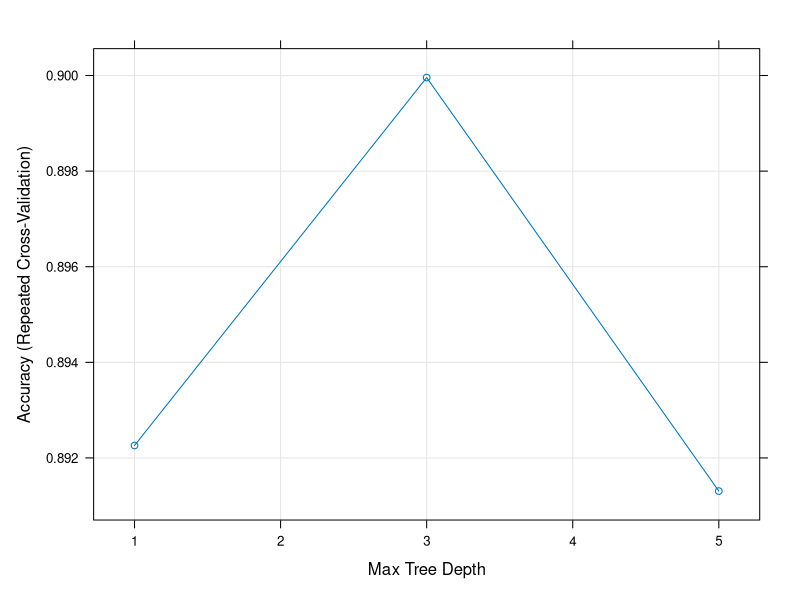
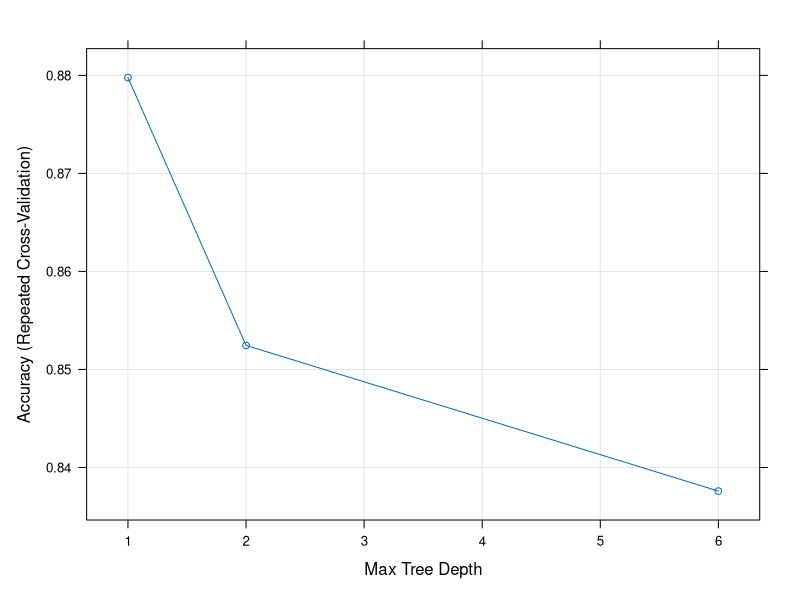
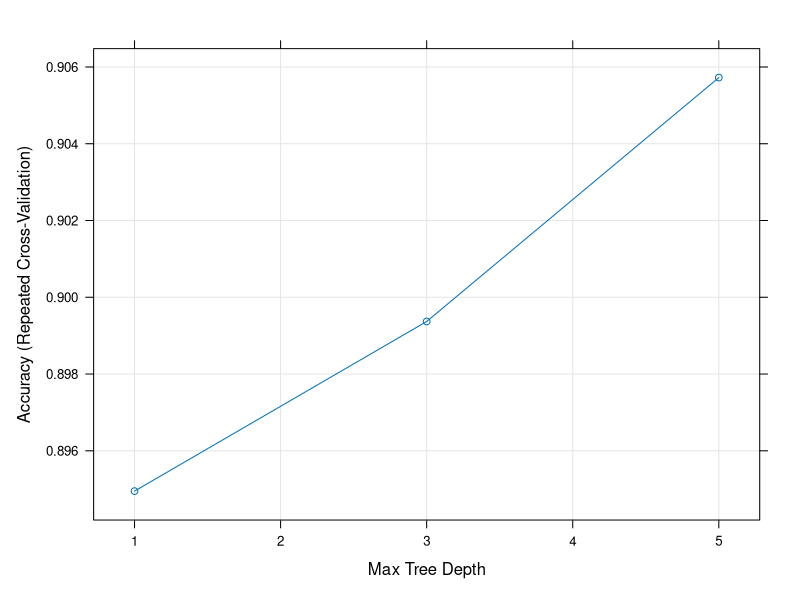
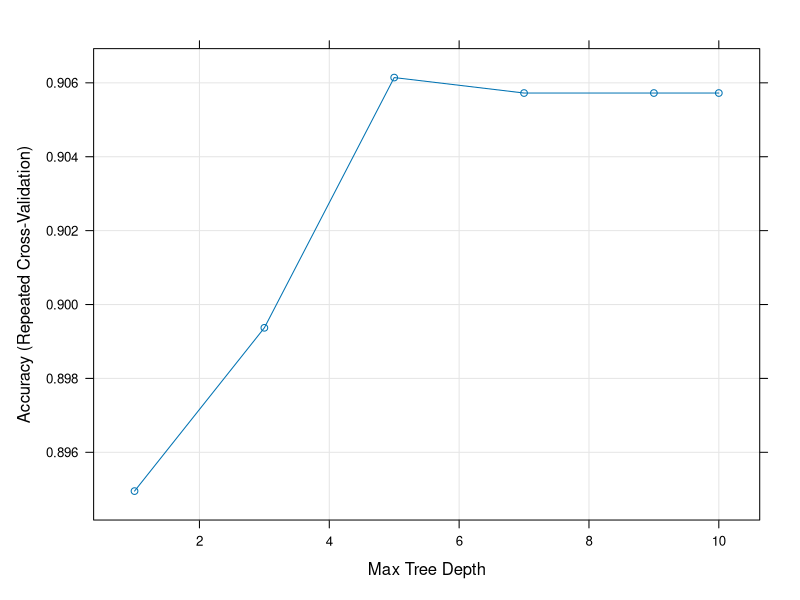

R code for these plots, in order: (Note: this script raises an error after producing the figures.)
## ---- chunk 1
library(dplyr)
library(ggplot2)
library(caret)
## ---- chunk 2
df <- read.csv("../data/student-por_v3.csv", stringsAsFactors = TRUE)
head(df)
## ---- chunk 3
str(df)
## ---- chunk 4
summary(df)
## ---- chunk 5
df$famsize <- factor(df$famsize, ordered = TRUE, levels = c("LE3", "GT3"))
df$Medu <- factor(df$Medu, ordered = TRUE, levels = 0:4)
df$Fedu <- factor(df$Fedu, ordered = TRUE, levels = 0:4)
df$traveltime <- factor(df$traveltime, ordered = TRUE, levels = 1:4)
df$studytime <- factor(df$studytime, ordered = TRUE, levels = 1:4)
df$failures <- factor(df$failures, ordered = TRUE, levels = 0:4)
df$famrel <- factor(df$famrel, ordered = TRUE, levels = 1:5)
df$freetime <- factor(df$freetime, ordered = TRUE, levels = 1:5)
df$goout <- factor(df$goout, ordered = TRUE, levels = 1:5)
df$Dalc <- factor(df$Dalc, ordered = TRUE, levels = 1:5)
df$Walc <- factor(df$Walc, ordered = TRUE, levels = 1:5)
df$health <- factor(df$health, ordered = TRUE, levels = 1:5)
## ---- chunk 6
df$G3 <- NULL
## ---- chunk 7
str(df)
## ---- chunk 8
summary(df)
## ---- chunk 9
set.seed(42)

train_index <- createDataPartition(
  df$result,
  p = 0.8,
  list = FALSE,
  times = 1
)

train_set <- df[train_index, ]
test_set <- df[-train_index, ]
## ---- chunk 10
nrow(train_set)
## ---- chunk 11
nrow(test_set)
## ---- chunk 12
table(train_set$result)
## ---- chunk 13
set.seed(42)

down_train_set <- downSample(
  x = train_set[, -ncol(train_set)],
  y = train_set$result,
  yname = "result"
)

table(down_train_set$result)
## ---- chunk 14
set.seed(42)

up_train_set <- upSample(
  x = train_set[, -ncol(train_set)],
  y = train_set$result,
  yname = "result"
)

table(up_train_set$result)
## ---- chunk 15
fit_control <- trainControl(
  method = "repeatedcv",
  number = 10,
  repeats = 10
)
## ---- chunk 16
train_model <- function(method = "",
                        data = train_set,
                        tuneGrid = NULL,
                        tuneLength = 3) {
  set.seed(42)

  fit <- train(
    result ~ .,
    data = data,
    method = method,
    trControl = fit_control,
    preProcess = c("center", "scale"),
    tuneGrid = tuneGrid,
    tuneLength = tuneLength
  )

  print(fit)
  
  return(fit)
}
## ---- chunk 17
evaluate_model <- function(model = NULL, alias = "") {
  pred <- predict(model, test_set)

  cm <- confusionMatrix(pred, test_set$result, mode = "prec_recall")
  print(cm)

  precision_score <- precision(pred, test_set$result)
  recall_score <- recall(pred, test_set$result)
  f1_score <- F_meas(pred, test_set$result)

  return(data.frame(
    Model = alias,
    Accuracy = round(cm$overall[["Accuracy"]], 3),
    Precision = round(precision_score, 3),
    Recall = round(recall_score, 3),
    F1 = round(f1_score, 3)
  ))
}
## ---- chunk 18
dt_clf <- train_model("rpart2")
## ---- chunk 19
plot(dt_clf)
## ---- chunk 20
dt_metrics <- evaluate_model(dt_clf, "DT")
## ---- chunk 21
down_dt_clf <- train_model("rpart2", down_train_set)
## ---- chunk 22
plot(down_dt_clf)
## ---- chunk 23
down_dt_metrics <- evaluate_model(down_dt_clf, "DT")
## ---- chunk 24
up_dt_clf <- train_model("rpart2", up_train_set)
## ---- chunk 25
plot(up_dt_clf)
## ---- chunk 26
up_dt_clf <- train_model("rpart2", up_train_set, tuneLength = 10)
## ---- chunk 27
plot(up_dt_clf)
## ---- chunk 28
up_dt_metrics <- evaluate_model(up_dt_clf, "DT")
## ---- chunk 29
rf_clf <- train_model("ranger")
## ---- chunk 30
plot(rf_clf)
## ---- chunk 31
rf_clf <- train_model("ranger", tuneLength = 7)
## ---- chunk 32
plot(rf_clf)
## ---- chunk 33
rf_metrics <- evaluate_model(rf_clf, "RF")
## ---- chunk 34
down_rf_clf <- train_model("ranger", down_train_set)
## ---- chunk 35
plot(down_rf_clf)
## ---- chunk 36
down_rf_clf <- train_model("ranger", down_train_set, tuneLength = 7)
## ---- chunk 37
plot(down_rf_clf)
## ---- chunk 38
down_rf_metrics <- evaluate_model(down_rf_clf, "RF")
## ---- chunk 39
up_rf_clf <- train_model("ranger", up_train_set)
## ---- chunk 40
plot(up_rf_clf)
## ---- chunk 41
up_rf_clf <- train_model("ranger", up_train_set, tuneLength = 7)
## ---- chunk 42
plot(up_rf_clf)
## ---- chunk 43
up_rf_metrics <- evaluate_model(up_rf_clf, "RF")
## ---- chunk 44
svm_lin_clf <- train_model("svmLinear2")
## ---- chunk 45
plot(svm_lin_clf)
## ---- chunk 46
svm_lin_tuneGrid <- expand.grid(cost = seq(0.05, 0.5, 0.05))

svm_lin_clf <- train_model("svmLinear2", tuneGrid = svm_lin_tuneGrid)
## ---- chunk 47
plot(svm_lin_clf)
## ---- chunk 48
svm_lin_metrics <- evaluate_model(svm_lin_clf, "SVM - Linear")
## ---- chunk 49
down_svm_lin_clf <- train_model("svmLinear2", down_train_set)
## ---- chunk 50
plot(down_svm_lin_clf)
## ---- chunk 51
down_svm_lin_tuneGrid <- expand.grid(cost = seq(0.05, 0.5, 0.05))

down_svm_lin_clf <- train_model(
  "svmLinear2",
  down_train_set,
  tuneGrid = down_svm_lin_tuneGrid
)
## ---- chunk 52
plot(down_svm_lin_clf)
## ---- chunk 53
down_svm_lin_metrics <- evaluate_model(down_svm_lin_clf, "SVM - Linear")
## ---- chunk 54
up_svm_lin_clf <- train_model("svmLinear2", up_train_set)
## ---- chunk 55
plot(up_svm_lin_clf)
## ---- chunk 56
up_svm_lin_clf <- train_model("svmLinear2", up_train_set, tuneLength = 10)
## ---- chunk 57
plot(up_svm_lin_clf)
## ---- chunk 58
up_svm_lin_metrics <- evaluate_model(up_svm_lin_clf, "SVM - Linear")
## ---- chunk 59
svm_poly_clf <- train_model("svmPoly")
## ---- chunk 60
plot(svm_poly_clf)
## ---- chunk 61
svm_poly_tuneGrid <- expand.grid(
  degree = 1,
  scale = c(0.01, 0.1),
  C = seq(0.1, 1.5, 0.05)
)

svm_poly_clf <- train_model("svmPoly", tuneGrid = svm_poly_tuneGrid)
## ---- chunk 62
plot(svm_poly_clf)
## ---- chunk 63
svm_poly_metrics <- evaluate_model(svm_poly_clf, "SVM - Poly")
## ---- chunk 64
down_svm_poly_clf <- train_model("svmPoly", down_train_set)
## ---- chunk 65
plot(down_svm_poly_clf)
## ---- chunk 66
down_svm_poly_tuneGrid <- expand.grid(
  degree = 3,
  scale = 0.01,
  C = seq(0.25, 1, 0.05)
)

down_svm_poly_clf <- train_model(
  "svmPoly",
  down_train_set,
  tuneGrid = down_svm_poly_tuneGrid
)
## ---- chunk 67
plot(down_svm_poly_clf)
## ---- chunk 68
down_svm_poly_metrics <- evaluate_model(down_svm_poly_clf, "SVM - Poly")
## ---- chunk 69
up_svm_poly_clf <- train_model("svmPoly", up_train_set)
## ---- chunk 70
plot(up_svm_poly_clf)
## ---- chunk 71
up_svm_poly_tuneGrid <- expand.grid(
  degree = 3,
  scale = 0.1,
  C = seq(0.05, 0.25, 0.05)
)

up_svm_poly_clf <- train_model(
  "svmPoly",
  up_train_set,
  tuneGrid = up_svm_poly_tuneGrid
)
## ---- chunk 72
plot(up_svm_poly_clf)
## ---- chunk 73
up_svm_poly_metrics <- evaluate_model(up_svm_poly_clf, "SVM - Poly")
## ---- chunk 74
svm_rbf_clf <- train_model("svmRadial")
## ---- chunk 75
plot(svm_rbf_clf)
## ---- chunk 76
svm_rbf_clf <- train_model("svmRadial", tuneLength = 7)
## ---- chunk 77
plot(svm_rbf_clf)
## ---- chunk 78
svm_rbf_metrics <- evaluate_model(svm_rbf_clf, "SVM - RBF")
## ---- chunk 79
down_svm_rbf_clf <- train_model("svmRadial", down_train_set)
## ---- chunk 80
plot(down_svm_rbf_clf)
## ---- chunk 81
down_svm_rbf_clf <- train_model("svmRadial", down_train_set, tuneLength = 7)
## ---- chunk 82
plot(down_svm_rbf_clf)
## ---- chunk 83
down_svm_rbf_metrics <- evaluate_model(down_svm_rbf_clf, "SVM - RBF")
## ---- chunk 84
up_svm_rbf_clf <- train_model("svmRadial", up_train_set)
## ---- chunk 85
plot(up_svm_rbf_clf)
## ---- chunk 86
up_svm_rbf_clf <- train_model("svmRadial", up_train_set, tuneLength = 10)
## ---- chunk 87
plot(up_svm_rbf_clf)
## ---- chunk 88
up_svm_rbf_metrics <- evaluate_model(up_svm_rbf_clf, "SVM - RBF")
## ---- chunk 89
nb_clf <- train_model("naive_bayes")
## ---- chunk 90
plot(nb_clf)
## ---- chunk 91
nb_tuneGrid <- expand.grid(
  adjust = 1,
  usekernel = FALSE,
  laplace = seq(0, 1, 0.1)
)

nb_clf <- train_model("naive_bayes", tuneGrid = nb_tuneGrid)
## ---- chunk 92
plot(nb_clf)
## ---- chunk 93
nb_metrics <- evaluate_model(nb_clf, "NB")
## ---- chunk 94
down_nb_clf <- train_model("naive_bayes", down_train_set)
## ---- chunk 95
plot(down_nb_clf)
## ---- chunk 96
down_nb_tuneGrid <- expand.grid(
  adjust = 1,
  usekernel = FALSE,
  laplace = seq(0, 1, 0.1)
)

down_nb_clf <- train_model("naive_bayes", tuneGrid = down_nb_tuneGrid)
## ---- chunk 97
plot(down_nb_clf)
## ---- chunk 98
down_nb_metrics <- evaluate_model(down_nb_clf, "NB")
## ---- chunk 99
up_nb_clf <- train_model("naive_bayes", up_train_set)
## ---- chunk 100
plot(up_nb_clf)
## ---- chunk 101
up_nb_tuneGrid <- expand.grid(
  adjust = 1,
  usekernel = FALSE,
  laplace = seq(0, 1, 0.1)
)

up_nb_clf <- train_model("naive_bayes", tuneGrid = up_nb_tuneGrid)
## ---- chunk 102
plot(up_nb_clf)
## ---- chunk 103
up_nb_metrics <- evaluate_model(up_nb_clf, "NB")
